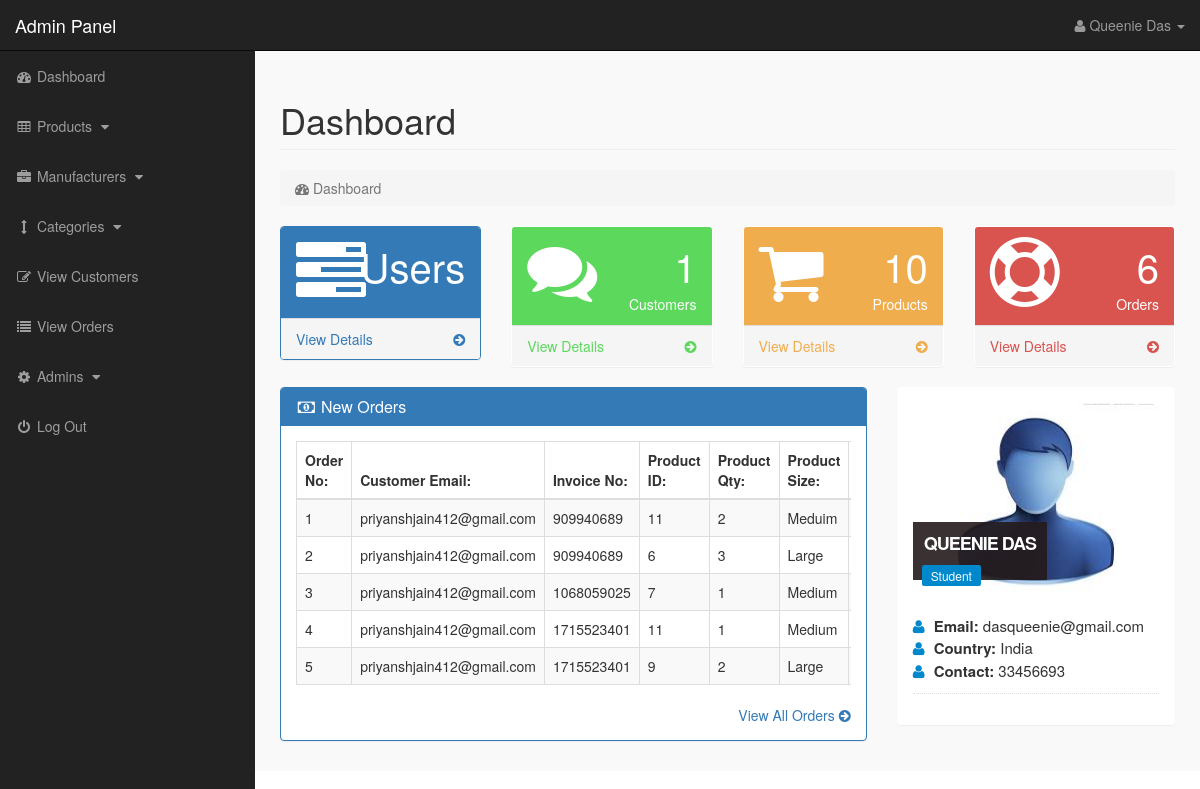
Screenshot of /Ecom_store/admin_area/index.php?dashboard (signed in) with the database file from the repository.
### tables this page shows
CREATE TABLE IF NOT EXISTS `pending_orders` (
`order_id` int(10) NOT NULL,
  `customer_id` int(10) NOT NULL,
  `invoice_no` int(10) NOT NULL,
  `product_id` text NOT NULL,
  `qty` int(10) NOT NULL,
  `size` text NOT NULL,
  `order_status` text NOT NULL
);

CREATE TABLE IF NOT EXISTS `customers` (
`customer_id` int(10) NOT NULL,
  `customer_name` varchar(255) NOT NULL,
  `customer_email` varchar(255) NOT NULL,
  `customer_pass` varchar(255) NOT NULL,
  `customer_country` text NOT NULL,
  `customer_city` text NOT NULL,
  `customer_contact` varchar(255) NOT NULL,
  `customer_address` text NOT NULL,
  `customer_image` text NOT NULL,
  `customer_ip` varchar(255) NOT NULL
);

### Ecom_store/admin_area/dashboard.php (the view, shortened to what this page needs)
<?php
if(!isset($_SESSION['admin_email'])){
echo "<script>window.open('login.php','_self')</script>";
}
else {
?>
<div class="row">
<div class="col-lg-12">
<h1 class="page-header">Dashboard</h1>
<ol class="breadcrumb">
<li class="active">
<i class="fa fa-dashboard"></i> Dashboard
</li>
</ol>
</div>
</div>
<div class="row">
<div class="col-lg-3 col-md-6">
<div class="panel panel-primary">
<div class="panel-heading">
<div class="row">
<div class="col-xs-3">
<i class="fa fa-tasks fa-5x"> </i>
</div>
<div class="col-xs-9 text-right">
<div class="huge"> Users </div>
</div>
</div>
</div>
<a href="index.php?view_users">
<div class="panel-footer">
<span class="pull-left"> View Details </span>
<span class="pull-right"> <i class="fa fa-arrow-circle-right"></i> </span>
<div class="clearfix"></div>
</div>
</a>
</div>
</div>
<div class="col-lg-3 col-md-6">
<div class="panel panel-green">
<div class="panel-heading">
<div class="row">
<div class="col-xs-3">
<i class="fa fa-comments fa-5x"> </i>
</div>
<div class="col-xs-9 text-right">
<div class="huge"> <?php echo $count_customers; ?> </div>
<div>Customers</div>
</div>
</div>
</div>
<a href="index.php?view_customers">
<div class="panel-footer">
<span class="pull-left"> View Details </span>
<span class="pull-right"> <i class="fa fa-arrow-circle-right"></i> </span>
<div class="clearfix"></div>
</div>
</a>
</div>
</div>
<div class="col-lg-3 col-md-6">
<div class="panel panel-yellow">
<div class="panel-heading">
<div class="row">
<div class="col-xs-3">
<i class="fa fa-shopping-cart fa-5x"> </i>
</div>
<div class="col-xs-9 text-right">
<div class="huge"> <?php echo $count_products; ?> </div>
<div>Products</div>
</div>
</div>
</div>
<a href="index.php?view_products">
<div class="panel-footer">
<span class="pull-left"> View Details </span>
<span class="pull-right"> <i class="fa fa-arrow-circle-right"></i> </span>
<div class="clearfix"></div>
</div>
</a>
</div>
</div>
<div class="col-lg-3 col-md-6">
<div class="panel panel-red">
<div class="panel-heading">
<div class="row">
<div class="col-xs-3">
<i class="fa fa-support fa-5x"> </i>
</div>
<div class="col-xs-9 text-right">
<div class="huge"> <?php echo $count_pending_orders; ?> </div>
<div>Orders</div>
</div>
</div>
</div>
<a href="index.php?view_orders">
<div class="panel-footer">
<span class="pull-left"> View Details </span>
<span class="pull-right"> <i class="fa fa-arrow-circle-right"></i> </span>
<div class="clearfix"></div>
</div>
</a>
</div>
</div>
</div>
<div class="row" >
<div class="col-lg-8" >
<div class="panel panel-primary" >
<div class="panel-heading" >
<h3 class="panel-title" >
<i class="fa fa-money fa-fw" ></i> New Orders
</h3>
</div>
<div class="panel-body" >
<div class="table-responsive" >
<table class="table table-bordered table-hover table-striped" >
<thead>
<tr>
<th>Order No:</th>
<th>Customer Email:</th>
<th>Invoice No:</th>
<th>Product ID:</th>
<th>Product Qty:</th>
<th>Product Size:</th>
</tr>
</thead>
<tbody>
<?php
$i = 0;
$get_order = "select * from pending_orders order by 1 DESC LIMIT 0,5";
$run_order = mysqli_query($con,$get_order);
while($row_order=mysqli_fetch_array($run_order)){
$c_id = $row_order['customer_id'];
$invoice_no = $row_order['invoice_no'];
$product_id = $row_order['product_id'];
$qty = $row_order['qty'];
$size = $row_order['size'];
$i++;
?>
<tr>
<td><?php echo $i; ?></td>
<td>
<?php
$get_customer = "select * from customers where customer_id='$c_id'";
$run_customer = mysqli_query($con,$get_customer);
$row_customer = mysqli_fetch_array($run_customer);
$customer_email = $row_customer['customer_email'];
echo $customer_email;
?>
</td>
<td><?php echo $invoice_no; ?></td>
<td><?php echo $product_id; ?></td>
<td><?php echo $qty; ?></td>
<td><?php echo $size; ?></td>
</tr>
<?php } ?>
</tbody>
</table>
</div>
<div class="text-right" >
<a href="index.php?view_orders" >
View All Orders <i class="fa fa-arrow-circle-right" ></i>
</a>
</div>
</div>
</div>
</div>
<div class="col-md-4">
<div class="panel">
<div class="panel-body">
<div class="thumb-info mb-md">
<img src="admin_images/<?php echo $admin_image; ?>" class="rounded img-responsive">
<div class="thumb-info-title">
<span class="thumb-info-inner"> <?php echo $admin_name; ?> </span>
<span class="thumb-info-type"> <?php echo $admin_job; ?> </span>
</div>
</div>
<div class="mb-md">
<div class="widget-content-expanded">
<i class="fa fa-user"></i> <span>Email: </span> <?php echo $admin_email; ?>  <br>
<i class="fa fa-user"></i> <span>Country: </span> <?php echo $admin_country; ?>   <br>
<i class="fa fa-user"></i> <span>Contact: </span> <?php echo $admin_contact; ?>   <br>
</div>
<hr class="dotted short">
</div>
</div>
</div>
</div>
</div>
<?php } ?>

### Ecom_store/admin_area/includes/sidebar.php (shortened to what this page needs)
<?php
if(!isset($_SESSION['admin_email'])){
echo "<script>window.open('login.php','_self')</script>";
}
else {
?>
<nav class="navbar navbar-inverse navbar-fixed-top" >
<div class="navbar-header" >
<a class="navbar-brand" href="index.php?dashboard" >Admin Panel</a>
</div>
<ul class="nav navbar-right top-nav" >
<li class="dropdown" >
<a href="#" class="dropdown-toggle" data-toggle="dropdown" >
<i class="fa fa-user" ></i>
<?php echo $admin_name; ?> <b class="caret" ></b>
</a>
</li>
</ul>
<div class="collapse navbar-collapse navbar-ex1-collapse">
<ul class="nav navbar-nav side-nav">
<li>
<a href="index.php?dashboard">
<i class="fa fa-fw fa-dashboard"></i> Dashboard
</a>
</li>
<li>
<a href="#" data-toggle="collapse" data-target="#products">
<i class="fa fa-fw fa-table"></i> Products
<i class="fa fa-fw fa-caret-down"></i>
</a>
</li>
<li>
<a href="#" data-toggle="collapse" data-target="#manufacturers">
<i class="fa fa-fw fa-briefcase"></i> Manufacturers
<i class="fa fa-fw fa-caret-down"></i>
</a>
</li>
<li>
<a href="#" data-toggle="collapse" data-target="#cat">
<i class="fa fa-fw fa-arrows-v"></i> Categories
<i class="fa fa-fw fa-caret-down"></i>
</a>
</li>
<li>
<a href="index.php?view_customers">
<i class="fa fa-fw fa-edit"></i> View Customers
</a>
</li>
<li>
<a href="index.php?view_orders">
<i class="fa fa-fw fa-list"></i> View Orders
</a>
</li>
<li>
<a href="#" data-toggle="collapse" data-target="#users">
<i class="fa fa-fw fa-gear"></i> Admins
<i class="fa fa-fw fa-caret-down"></i>
</a>
</li>
<li>
<a href="logout.php">
<i class="fa fa-fw fa-power-off"></i> Log Out
</a>
</li>
</ul>
</div>
</nav>
<?php } ?>

### Ecom_store/admin_area/css/style.css (style rules this page uses)
body { margin-top:100px; }
@media (min-width: 768px) { body { margin-top:50px; } }
.top-nav { padding:0 15px; }
.top-nav>li { display:inline-block; float:left; }
.top-nav>li>a { padding-top:15px; padding-bottom:15px; line-height:20px; color:#999; }
@media (min-width: 768px) { .side-nav { position:fixed; top:51px; width:255px; border-radius:0; overflow-y:auto; background-color: #222; bottom:0; overflow-x:hidden; padding-bottom:40px; } }
@media (min-width: 768px) { .side-nav>li>a { width:255px; } }
.huge { font-size:40px; line-height:normal; }
.panel-green > .panel-heading { color:#fff; background-color:#5cd85c; }
.panel-green > a { color:#5cd85c; }
.panel-red > .panel-heading { color:#fff; background-color:#d9534f; }
.panel-red > a { color:#d9534f; }
.panel-yellow > .panel-heading { color:#fff; background-color:#f0ad4e; }
.panel-yellow > a { color:#f0ad4e; }
.panel-body { border-radius:5px; }
.thumb-info { position: relative; }
.mb-md { margin-bottom: 15px !important; }
.rounded { border-radius:10px; }
hr { border:0; height: 1px; margin: 22px 0 22px 0; }
hr.dotted { height:0; border-bottom: 1px dotted #ddd; margin: 11px 0 11px 0; }
.thumb-info .thumb-info-title { background: rgba(36, 27, 28, 0.9); bottom:10%; color:#fff; font-size:18px; font-weight: 700; left: 0; letter-spacing: -1px; padding: 9px 11px 9px; position: absolute; text-transform: uppercase; z-index: 1; }
.thumb-info .thumb-info-inner { display:block; }
.thumb-info .thumb-info-type { background-color: #0088cc; border-radius: 2px; display: inline-block; float:left; font-size:12px; font-weight:400; letter-spacing:0; margin: 8px -2px -15px -2px; padding: 2px 9px; text-transform:none; }
.widget-content-expanded { font-size:15px; }
.widget-content-expanded span { font-weight:bold; }
.widget-content-expanded i { color:#0088cc; margin-right:5px; }

### rows the page displays
pending_orders: customer.customer_email "priyanshjain412@gmail.com", invoice_no "909940689", product "11", qty "2", size "Meduim"
pending_orders: customer.customer_email "priyanshjain412@gmail.com", invoice_no "909940689", product "6", qty "3", size "Large"
pending_orders: customer.customer_email "priyanshjain412@gmail.com", invoice_no "1068059025", product "7", qty "1", size "Medium"
pending_orders: customer.customer_email "priyanshjain412@gmail.com", invoice_no "1715523401", product "11", qty "1", size "Medium"
pending_orders: customer.customer_email "priyanshjain412@gmail.com", invoice_no "1715523401", product "9", qty "2", size "Large"

### other values shown
$admin_name "Queenie Das"
$count_customers "1"
$count_products "10"
$count_pending_orders "6"
$admin_name "QUEENIE DAS"
$admin_job "Student"
$admin_email "dasqueenie@gmail.com"
$admin_country "India"
$admin_contact "33456693"
